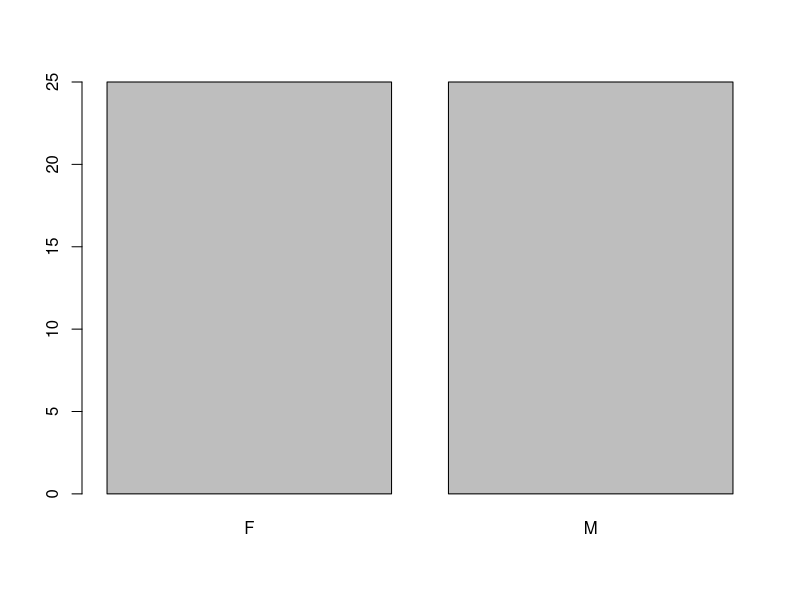

The R script that drew this image:
# Script para fazer de exemplo em aula 4

# Ler banco de dados que tem informações sobre consumidores
dados=read.csv("dados.csv", header=TRUE, sep=",")

# Verificar frequência
prop.table(table(dados$sexo))

# Gráfico de barras para sexo
barplot(table(dados$sexo))

# Calculo de estatísticas descritivas de idade
media=mean(dados$idade)
desv_pad=sd(dados$idade)
summary(dados$idade)
